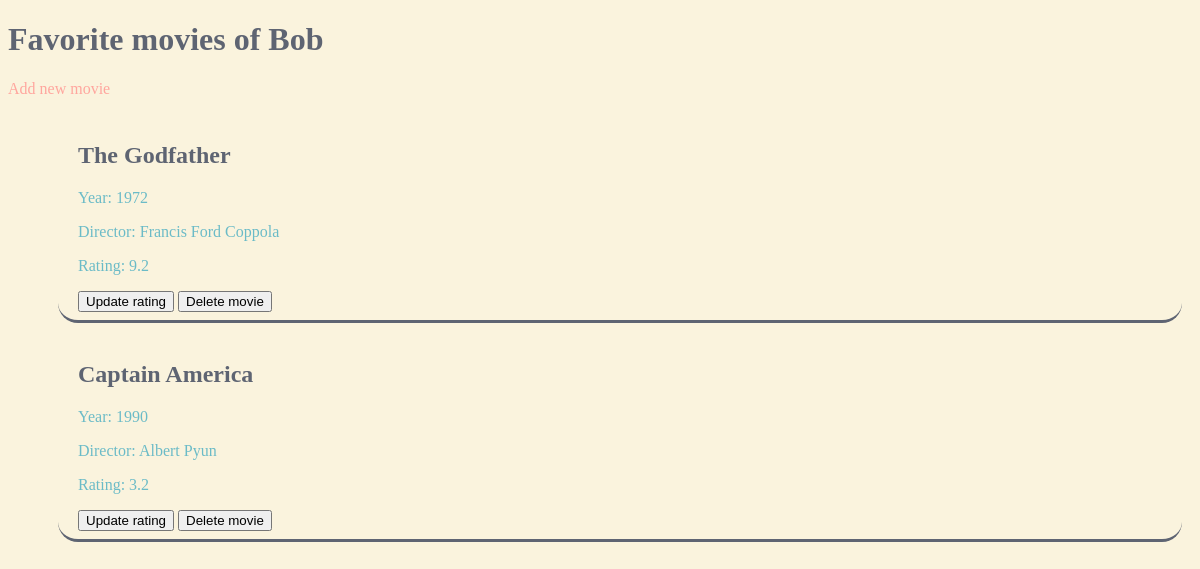
/users/3, run on the app's committed database.
### data_models.py (models this page shows, shortened)
class User(db.Model):
    __tablename__ = "users"
    user_id = db.Column(db.Integer, primary_key=True, unique=True, autoincrement=True)
    user_name = db.Column(db.String(30), unique=True)

class Movie(db.Model):
    __tablename__ = "movies"
    movie_id = db.Column(db.Integer, primary_key=True, unique=True, autoincrement=True)
    user_id = db.Column(db.Integer, db.ForeignKey("users.user_id"))
    title = db.Column(db.String(50))
    year = db.Column(db.Integer)
    director = db.Column(db.String)
    rating = db.Column(db.Float)

### app.py (the view)
@app.route("/users/<user_id>")  # exhibit a specific user’s list of favorite movies.
def list_favorite_movies(user_id):
    users = data_manager.get_all_users()
    user_name = data_manager.find_user_by_id(user_id)
    user_movies = data_manager.get_user_movies(user_id)
    try:
        return render_template('user_movies.html', users=users, user_name=user_name, user_movies=user_movies,
                               user_id=user_id)
    except UndefinedError:
        error_message = "User ID could not be found."
        return render_template("not_found.html", error_message=error_message)

### datamanager/sqlite_datamanager.py (called while the page is built)
    def get_all_users(self):
        return User.query.all()

    def get_user_movies(self, user_id):
        user_movies = Movie.query.join(User).filter(int(user_id) == Movie.user_id)
        return user_movies

    def find_user_by_id(self, user_id):
        selected_user = User.query.filter_by(user_id=int(user_id)).first()
        return selected_user.user_name

### templates/user_movies.html (shortened to what this page needs)
<!DOCTYPE html>
<html lang="en">
<head>
    <link rel="stylesheet" href="{{url_for('static', filename='style.css')}}">
</head>
<body>
<h1>Favorite movies of {{ user_name }}</h1>
<a href="/users/{{ user_id }}/add_movie">Add new movie</a>
<ul>
    {% for movie in user_movies %}
    <li class="movie">
        <h2>{{ movie.title }}</h2>
        <p>Year: {{ movie.year }}</p>
        <p>Director: {{ movie.director }}</p>
        <p>Rating: {{ movie.rating }}</p>
        <a href="/users/{{ user_id }}/update_movie/{{ user_movies.movie_id }}"><button>Update rating</button></a>
        <a href="/users/{{ user_id }}/delete_movie/{{ user_movies.movie_id }}"><button>Delete movie</button></a>
    </li>
    {% endfor %}
</ul>
</body>
</html>

### static/style.css (style rules this page uses)
* { box-sizing: border-box; }
body { background: #FAF3DD; color: #5E6472; }
ul { list-style-type: disclosure-closed; color: #FFA69E; }
li { margin: 10px; }
.movie { list-style-type: none; border-bottom: solid #5E6472; padding: 0.5em; border-radius: 20px; padding-left: 20px; color: #6BBBC7; }
.movie h2 { color: #5E6472; }
a { text-decoration: none; color: #FFA69E; }

### data on the page
User: user_name "Bob"
Movie: title "The Godfather", year "1972", director "Francis Ford Coppola", rating "9.2"
Movie: title "Captain America", year "1990", director "Albert Pyun", rating "3.2"
